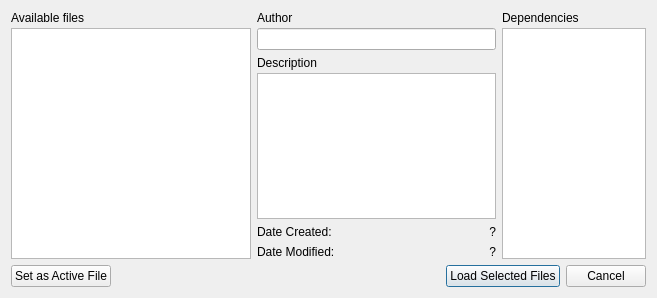
<?xml version="1.0" encoding="UTF-8"?>
<ui version="4.0">
 <class>LoadOrderOpenDialog</class>
 <widget class="QDialog" name="LoadOrderOpenDialog">
  <property name="geometry">
   <rect>
    <x>0</x>
    <y>0</y>
    <width>657</width>
    <height>298</height>
   </rect>
  </property>
  <property name="windowTitle">
   <string>Dialog</string>
  </property>
  <layout class="QGridLayout" name="gridLayout" columnstretch="5,5,3">
   <item row="0" column="0">
    <layout class="QVBoxLayout" name="verticalLayout">
     <property name="spacing">
      <number>3</number>
     </property>
     <item>
      <widget class="QLabel" name="label">
       <property name="text">
        <string>Available files</string>
       </property>
      </widget>
     </item>
     <item>
      <widget class="LoadOrderFileList" name="fileList">
       <property name="editTriggers">
        <set>QAbstractItemView::NoEditTriggers</set>
       </property>
       <property name="selectionMode">
        <enum>QAbstractItemView::ContiguousSelection</enum>
       </property>
       <property name="selectionBehavior">
        <enum>QAbstractItemView::SelectRows</enum>
       </property>
       <property name="horizontalScrollMode">
        <enum>QAbstractItemView::ScrollPerPixel</enum>
       </property>
       <property name="wordWrap">
        <bool>false</bool>
       </property>
       <property name="cornerButtonEnabled">
        <bool>false</bool>
       </property>
      </widget>
     </item>
    </layout>
   </item>
   <item row="0" column="1">
    <layout class="QVBoxLayout" name="verticalLayout_2">
     <item>
      <layout class="QVBoxLayout" name="verticalLayout_3">
       <property name="spacing">
        <number>3</number>
       </property>
       <item>
        <widget class="QLabel" name="label_2">
         <property name="text">
          <string>Author</string>
         </property>
        </widget>
       </item>
       <item>
        <widget class="QLineEdit" name="author">
         <property name="readOnly">
          <bool>true</bool>
         </property>
        </widget>
       </item>
      </layout>
     </item>
     <item>
      <layout class="QVBoxLayout" name="verticalLayout_4">
       <property name="spacing">
        <number>3</number>
       </property>
       <item>
        <widget class="QLabel" name="label_3">
         <property name="text">
          <string>Description</string>
         </property>
        </widget>
       </item>
       <item>
        <widget class="QPlainTextEdit" name="description">
         <property name="readOnly">
          <bool>true</bool>
         </property>
        </widget>
       </item>
      </layout>
     </item>
     <item>
      <layout class="QGridLayout" name="gridLayout_2">
       <item row="1" column="0">
        <widget class="QLabel" name="label_6">
         <property name="text">
          <string>Date Modified:</string>
         </property>
        </widget>
       </item>
       <item row="0" column="0">
        <widget class="QLabel" name="label_5">
         <property name="text">
          <string>Date Created:</string>
         </property>
        </widget>
       </item>
       <item row="0" column="1">
        <widget class="QLabel" name="dateCreated">
         <property name="text">
          <string>?</string>
         </property>
         <property name="alignment">
          <set>Qt::AlignRight|Qt::AlignTrailing|Qt::AlignVCenter</set>
         </property>
        </widget>
       </item>
       <item row="1" column="1">
        <widget class="QLabel" name="dateModified">
         <property name="text">
          <string>?</string>
         </property>
         <property name="alignment">
          <set>Qt::AlignRight|Qt::AlignTrailing|Qt::AlignVCenter</set>
         </property>
        </widget>
       </item>
      </layout>
     </item>
    </layout>
   </item>
   <item row="0" column="2">
    <layout class="QVBoxLayout" name="verticalLayout_5">
     <property name="spacing">
      <number>3</number>
     </property>
     <item>
      <widget class="QLabel" name="label_4">
       <property name="text">
        <string>Dependencies</string>
       </property>
      </widget>
     </item>
     <item>
      <widget class="QListWidget" name="dependencies"/>
     </item>
    </layout>
   </item>
   <item row="1" column="0" colspan="3">
    <layout class="QHBoxLayout" name="horizontalLayout">
     <item>
      <widget class="QPushButton" name="buttonSetActiveFile">
       <property name="sizePolicy">
        <sizepolicy hsizetype="Maximum" vsizetype="Fixed">
         <horstretch>0</horstretch>
         <verstretch>0</verstretch>
        </sizepolicy>
       </property>
       <property name="text">
        <string>Set as Active File</string>
       </property>
       <property name="autoDefault">
        <bool>false</bool>
       </property>
      </widget>
     </item>
     <item>
      <spacer name="horizontalSpacer">
       <property name="orientation">
        <enum>Qt::Horizontal</enum>
       </property>
       <property name="sizeHint" stdset="0">
        <size>
         <width>40</width>
         <height>20</height>
        </size>
       </property>
      </spacer>
     </item>
     <item>
      <widget class="QPushButton" name="buttonOK">
       <property name="sizePolicy">
        <sizepolicy hsizetype="Maximum" vsizetype="Fixed">
         <horstretch>0</horstretch>
         <verstretch>0</verstretch>
        </sizepolicy>
       </property>
       <property name="text">
        <string>Load Selected Files</string>
       </property>
      </widget>
     </item>
     <item>
      <widget class="QPushButton" name="buttonCancel">
       <property name="sizePolicy">
        <sizepolicy hsizetype="Maximum" vsizetype="Fixed">
         <horstretch>0</horstretch>
         <verstretch>0</verstretch>
        </sizepolicy>
       </property>
       <property name="text">
        <string>Cancel</string>
       </property>
      </widget>
     </item>
    </layout>
   </item>
  </layout>
 </widget>
 <customwidgets>
  <customwidget>
   <class>LoadOrderFileList</class>
   <extends>QTableView</extends>
   <header>load_window/file_list.h</header>
  </customwidget>
 </customwidgets>
 <resources/>
 <connections/>
</ui>
